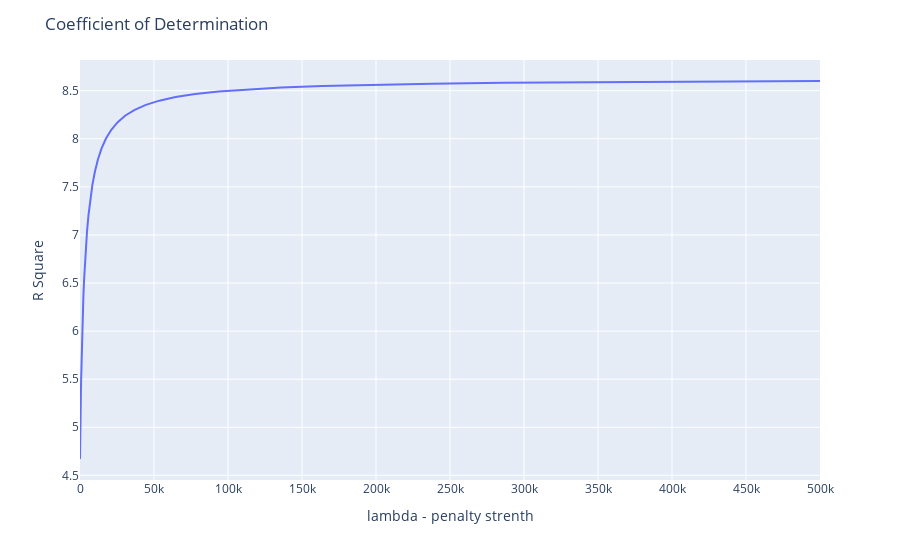

Notebook code cell kept with this figure:
### Code cell
fig = px.line( x=alpha_range, y=rid_rmse,)
fig.update_layout(title='Coefficient of Determination',
                   xaxis_title='lambda - penalty strenth',
                   yaxis_title='R Square')
fig.show()
